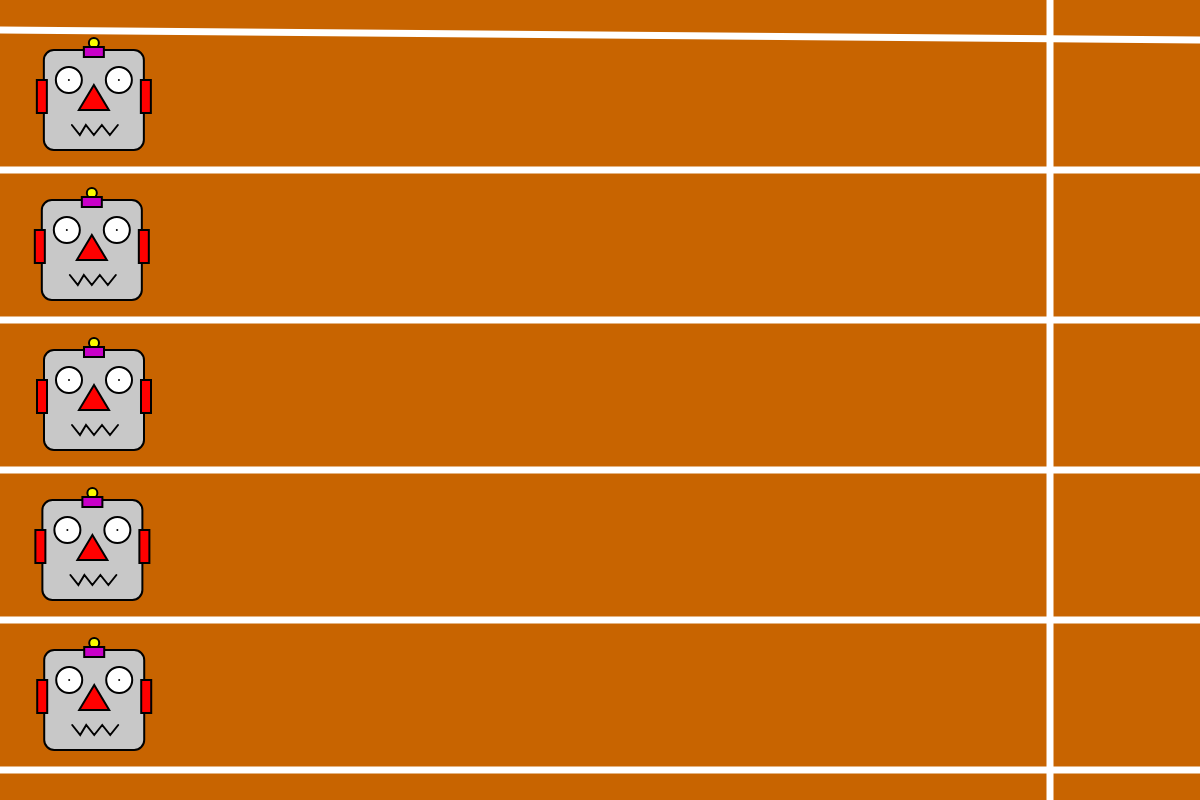
Frame 1 (no input)
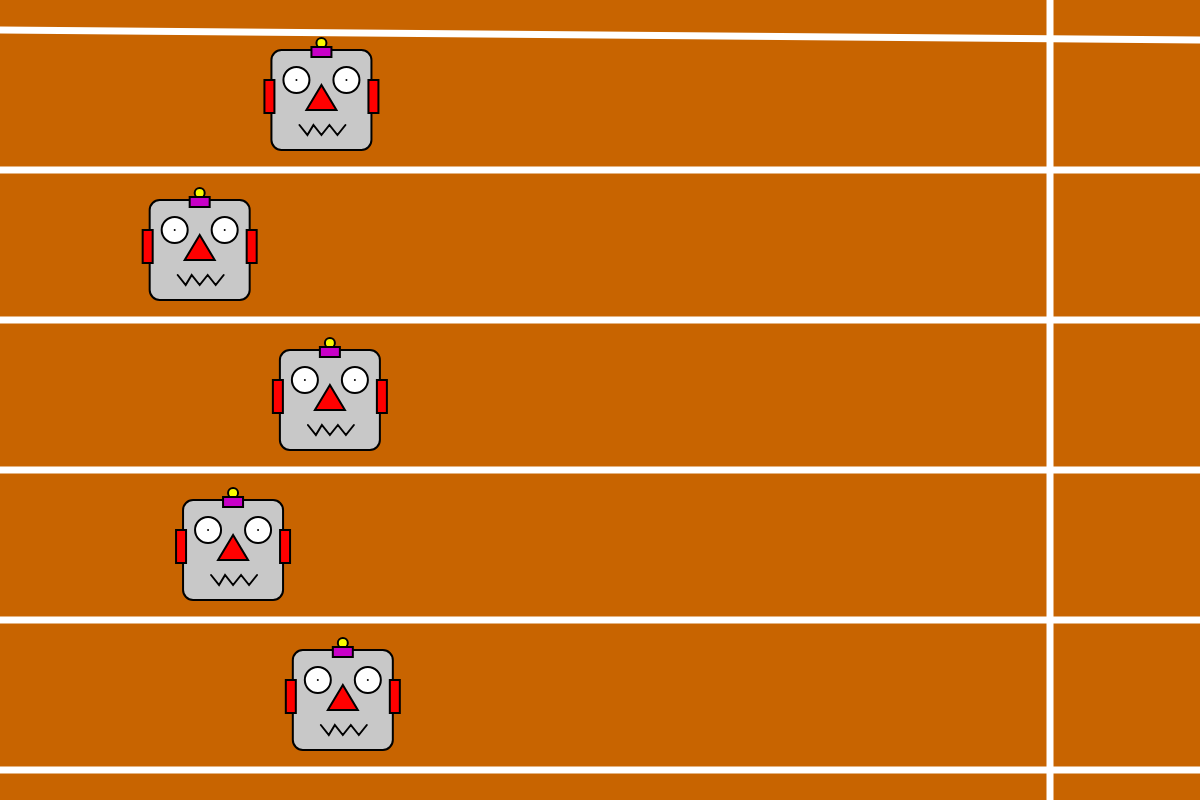
Frame 60 (no input)
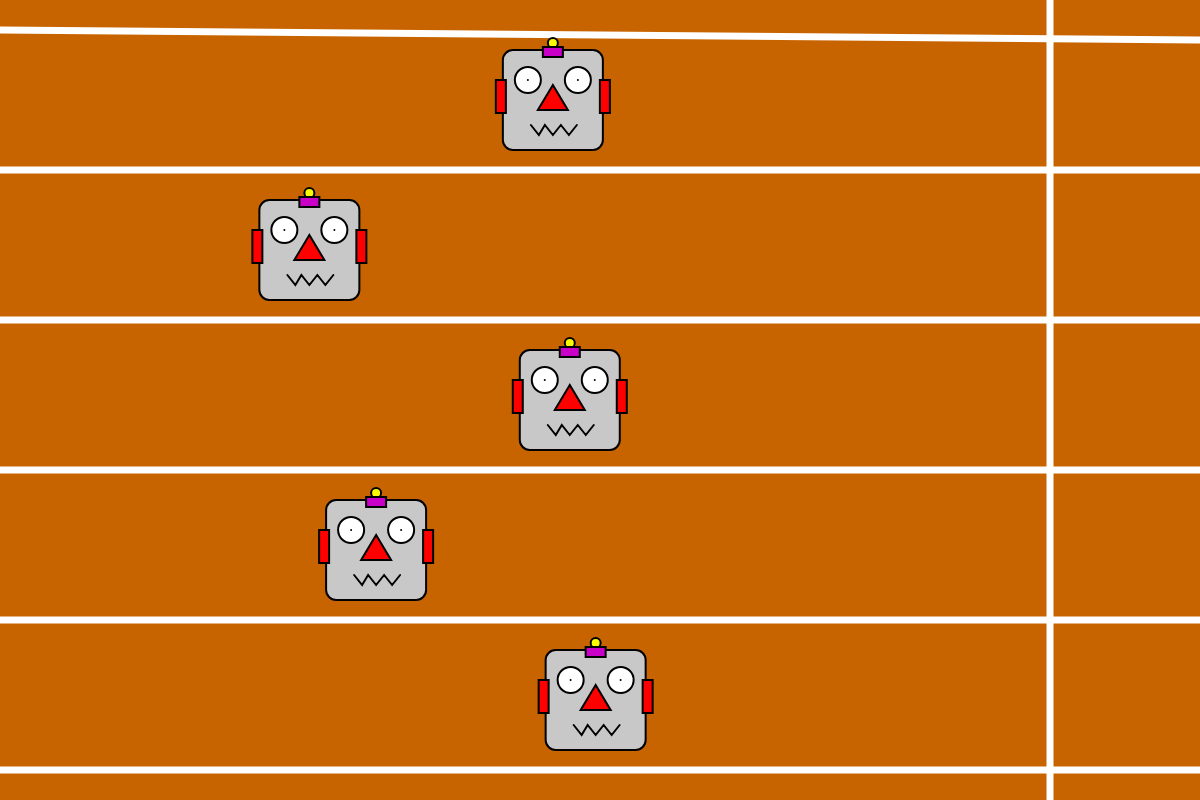
Frame 120 (the mouse pressed at the canvas centre since frame 60)

The p5.js sketch that drew these frames (run headless with seeded random() and noise() and a simulated clock; from frame 60 on, the mouse is pressed at the canvas centre):

// p5.js sketch
// ── sketch.js
/*
Hack It: Robot Olympics

* Make each robot move down the track by increasing its x coordinate each frame. You will want to add some randomness to this so each robot races at a different speed. 
* Check which robot has won the race and display a message saying which robot won. Remember the lanes will are labelled 1-5 not 0-4. 
* Some other things to try out when you've done the basics: 
    * Switch the robotXs and robotYs arrays to a single array of objects. 
    * Change the look of each robot.  
    * [HARD] Make the robots run the other way, or down the screen not across. 
    * [V HARD] make the race distance longer without increasing the size of the canvas. 
    * [V HARD] add "on your marks.", "Get set" and "go" before the start of the race. 
*/

var finishLineX = 1050;

// var cameraPosX = 0
// var robotXs = [40, 40, 40, 40, 40];
// var robotYs = [50, 200, 350, 500, 650];

var robots = [
	{
		X: 40,
		Y: 50,
		// speed:
	},
	{
		X: 40,
		Y: 200,
		// speed: 2
	},
	{
		X: 40,
		Y: 350,
		// speed: 2
	},
	{
		X: 40,
		Y: 500,
		// speed: 2
	},
	{
		X: 40,
		Y: 650,
		// speed: 3
	}

]

function setup()
{
	createCanvas(1200, 800);
	for (var i = 0; i < robots.length; i++) {
        robots[i].speed = random(1, 5);  // Assign random speeds to each robot
    }

}


function draw()
{

	// cameraPosX = robots.X - width / 2;

	background(200, 100, 0);


	//draw the finish line and first line marker
	strokeWeight(7);
	stroke(255);
	line(finishLineX, 0, finishLineX, height);
	line(0, robots[0].Y - 20, width, robots[0].Y - 10);
	textSize(40);

	

	for (var i = 0; i < 5; i++)
		{
			if (robots[i].X < finishLineX)
			robots[i].X += robots[i].speed
			// if (robots[i].X > finishLineX) {
			// 	text("Robot " + (i + 1) + " Wins the race", width / 2, height / 2);
			// }			
		}

		

	for (var i = 0; i < robots.length; i++)
	{

		// Draw the robots
		strokeWeight(2);
		stroke(0);

		// Robot head
		fill(200);
		rect(robots[i].X, robots[i].Y, 100, 100, 10);

		// Ears
		fill(255, 0, 0);
		rect(robots[i].X - 7, robots[i].Y + 30, 10, 33);
		rect(robots[i].X + 97, robots[i].Y + 30, 10, 33);

		// Robots' antennas
		fill(250, 250, 0);
		ellipse(robots[i].X + 50, robots[i].Y - 7, 10, 10);

		fill(200, 0, 200);
		rect(robots[i].X + 40, robots[i].Y - 3, 20, 10);

		// Eyes
		fill(255);
		ellipse(robots[i].X + 25, robots[i].Y + 30, 26, 26);
		point(robots[i].X + 25, robots[i].Y + 30);
		ellipse(robots[i].X + 75, robots[i].Y + 30, 26, 26);
		point(robots[i].X + 75, robots[i].Y + 30);

		// Robots' noses
		fill(255, 0, 0);
		triangle(robots[i].X + 50, robots[i].Y + 35, robots[i].X + 35, robots[i].Y + 60, robots[i].X + 65, robots[i].Y + 60);

		// Robot mouth
		noFill();
		beginShape();
		vertex(robots[i].X + 28, robots[i].Y + 75);
		vertex(robots[i].X + 36, robots[i].Y + 85);
		vertex(robots[i].X + 42, robots[i].Y + 75);
		vertex(robots[i].X + 50, robots[i].Y + 85);
		vertex(robots[i].X + 58, robots[i].Y + 75);
		vertex(robots[i].X + 66, robots[i].Y + 85);
		vertex(robots[i].X + 74, robots[i].Y + 75);
		endShape();

		// Draw the lower line marker for this lane
		strokeWeight(7);
		stroke(255);
		line(0, robots[i].Y + 120, width, robots[i].Y + 120);


		//TODO: update the robots x location 

		// for (var i = 0; i < 5; i++)
		// {
		// 	robots[i].X += robots[i].speed
			
		// }





		//TODO Check if the robot has won and display message!   

		if (robots[i].X > finishLineX) {
			text("Robot " + (i + 1) + " Wins the race", width / 2, height / 2);
			// noLoop();
		}			
	}

}
